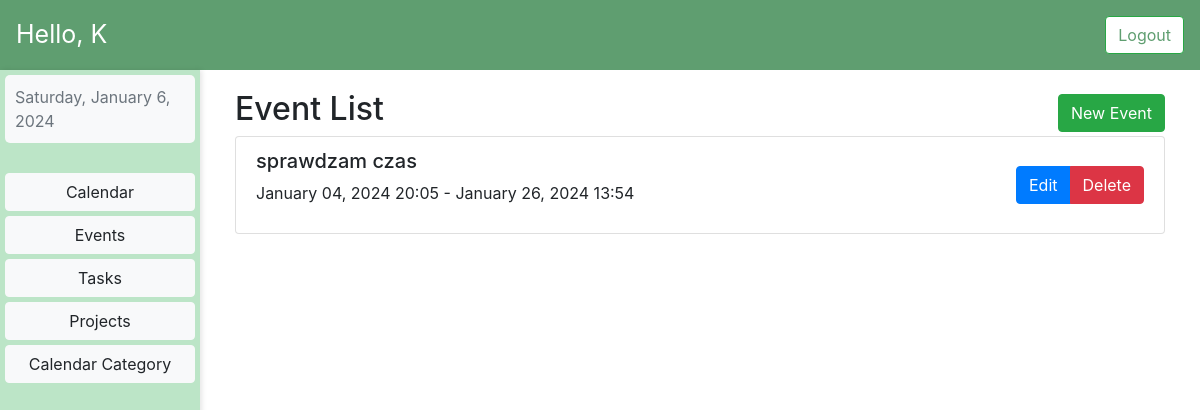
/events/ (signed in), run on the app's committed database.
### MyCalendar/models.py (models this page shows)
class Event(models.Model):
    user = models.ForeignKey(User, on_delete=models.CASCADE)
    title = models.CharField(max_length=200)
    description = models.TextField(blank=True)
    start_date = models.DateTimeField(default=timezone.now)
    end_date = models.DateTimeField(default=timezone.now() + timezone.timedelta(hours=1))
    calendar = models.ForeignKey(Calendar, on_delete=models.CASCADE)
    notification = models.TimeField(default=timezone.timedelta(hours=1))

### MyCalendar/views.py (the view)
# urls.py: path('events/', events_view, name='events'),
def events_view(request):
    template_name = 'events.html'
    now = timezone.now()
    events = Event.objects.filter(user=request.user, end_date__gt=now)
    context = {'object_list': events}
    return render(request, template_name, context)

### templates/events.html (shortened to what this page needs)
{% extends 'dashboard.html' %}
{% load static %}
{% block styles %}
    <link rel="stylesheet" type="text/css" href="{% static 'css/dashboard.css' %}">
    <link href="{% static 'calender/main.css' %}" rel="stylesheet" />
{% endblock %}
{% block dynamic_content %}
    <div class="row mar">
         <div class="col-md-12">
             <div class="d-flex justify-content-between align-items-center">
                <h2 class="mr-auto">Event List</h2>
                <a href="{% url 'add_event' %}" class="btn btn-success ml-auto">New Event</a>
            </div>
            <ul class="list-group">
                {% for event in object_list  %}
                    <li class="list-group-item">
                        <div class="d-flex justify-content-between align-items-center">
                            <div>
                                <h5>{{ event.title }}</h5>
                                <p>{{ event.start_date|date:"F d, Y H:i" }} - {{ event.end_date|date:"F d, Y H:i" }}</p>
                            </div>
                            <div class="btn-group" role="group" aria-label="Event Actions">
                                <a href="{% url 'edit_event' event.id %}" class="btn btn-primary">Edit</a>
                                <a href="{% url 'delete_event' event.id %}" class="btn btn-danger">Delete</a>
                            </div>
                        </div>
                    </li>
                {% empty %}
                    <p>No Events Found</p>
                {% endfor %}
            </ul>
        </div>
    </div>
{% endblock %}

### templates/dashboard.html (shortened to what this page needs)
{% extends 'base.html' %}
{% load static %}
{% block content %}
    <nav class="navbar navbar-expand-lg navbar-light" style="background-color: #5F9E70;">
        <span class="navbar-text text-white" style="font-size: 25px;">
            Hello, {{ request.user.username }}
        </span>
        <div class="collapse navbar-collapse" id="navbarNav">
            <ul class="navbar-nav ml-auto">
                <li class="nav-item">
                    <form method="post" action="{% url 'logout' %}" class="d-flex">
                        <button type="submit" class="btn btn-success btn-block" style="background-color: white; color: #5F9E70;">Logout</button>
                    </form>
                </li>
            </ul>
        </div>
    </nav>
    <div class="container-fluid">
        <div class="row">
            <div class="col-md-2 custom-background">
                <div id="datetime-info" class="text-muted"></div>
                <div class="vertical-menu ">
                    <a href="{% url 'dashboard' %}" class="btn btn-light">Calendar</a>
                    <a href="{% url 'events' %}" class="btn btn-light">Events</a>
                    <a href="{% url 'task_list' %}" class="btn btn-light">Tasks</a>
                    <a href="{% url 'projects' %}" class="btn btn-light">Projects</a>
                    <a href="{% url 'category_list' %}" class="btn btn-light">Calendar Category</a>
                </div>
            </div>
            <div class="col-md-10">
                {% block dynamic_content %}{% endblock %}
            </div>
        </div>
    </div>
{% endblock %}

### static/css/dashboard.css (style rules this page uses)
html { width: 100%; height: 100%; margin: 0; padding: 0; }
body { margin: 0; padding: 0; height: 100%; overflow: hidden; }
#datetime-info { background-color: #f8f9fa; padding: 10px; border-radius: 5px; }
.container-fluid, .row { height: 100%; }
.custom-background { background-color: rgba(122, 204, 144, 0.5); padding: 5px; box-shadow: 2px 0 5px rgba(0, 0, 0, 0.1); height: 100%; }
.vertical-menu { margin-top: 30px; display: flex; flex-direction: column; }
.vertical-menu a { margin-bottom: 5px; }
.mar { padding: 20px; }

### static/calender/main.css (style rules this page uses)
:root { --fc-daygrid-event-dot-width: 8px; }
:root { --fc-list-event-dot-width: 10px; --fc-list-event-hover-bg-color: #f5f5f5; }

### data on the page
Event: title "sprawdzam czas", start_date "January 04, 2024 20:05", end_date "January 26, 2024 13:54"

### other printed values
{{ request.user.username }} "K"
